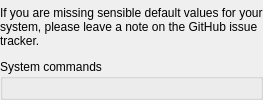
<?xml version="1.0" encoding="UTF-8"?>
<ui version="4.0">
 <class>ConfigWidget</class>
 <widget class="QWidget" name="ConfigWidget">
  <layout class="QVBoxLayout" name="verticalLayout">
   <property name="leftMargin">
    <number>0</number>
   </property>
   <property name="topMargin">
    <number>0</number>
   </property>
   <property name="rightMargin">
    <number>0</number>
   </property>
   <property name="bottomMargin">
    <number>0</number>
   </property>
   <item>
    <widget class="QLabel" name="label_info">
     <property name="text">
      <string>If you are missing sensible default values for your system, please leave a note on the GitHub issue tracker.</string>
     </property>
     <property name="wordWrap">
      <bool>true</bool>
     </property>
    </widget>
   </item>
   <item>
    <widget class="QGroupBox" name="groupBox_commands">
     <property name="sizePolicy">
      <sizepolicy hsizetype="Preferred" vsizetype="Fixed">
       <horstretch>0</horstretch>
       <verstretch>0</verstretch>
      </sizepolicy>
     </property>
     <property name="title">
      <string>System commands</string>
     </property>
     <layout class="QGridLayout" name="gridLayout_commands"/>
    </widget>
   </item>
  </layout>
 </widget>
 <resources/>
 <connections/>
</ui>
